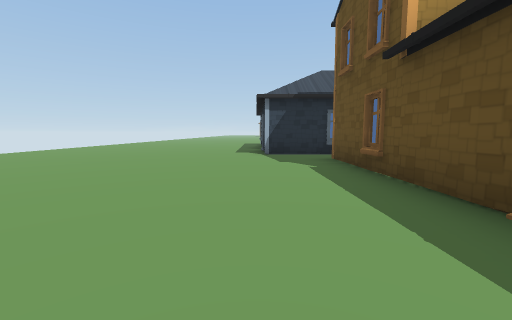
view 1 (above)

15 first-person views from a walk through a Unity game level. The camera is 1.2 m above the floor, tilts 6° down and sees 90° across. Doors are open. The floor is counted in squares, 2 m on a side. Each view is taken from the middle of a square. On the plan, view 1 faces up. The plan holds only what a view shows up to about 9 squares ahead; the rest is blank. The place goes on beyond the plan. The player is left out.

view 2
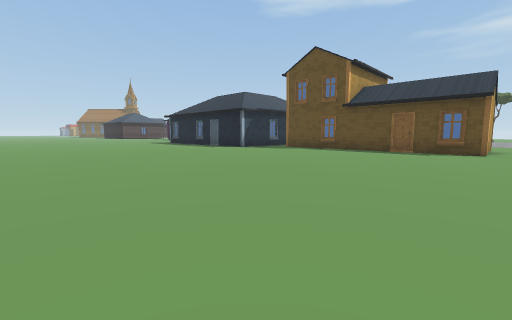

view 3
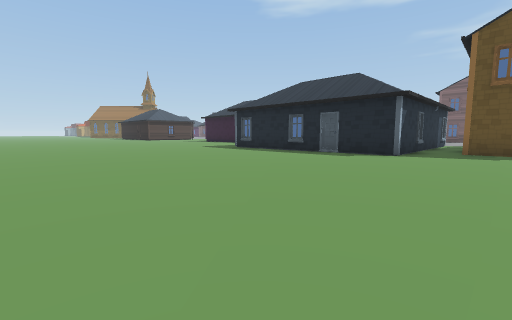

view 4
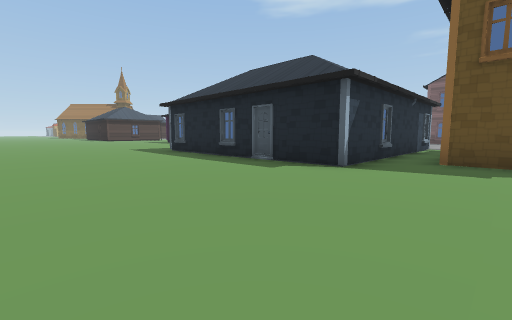

view 5
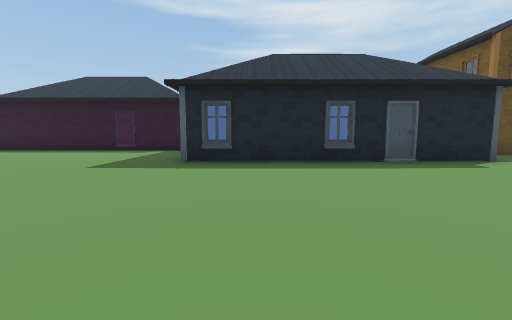

view 6
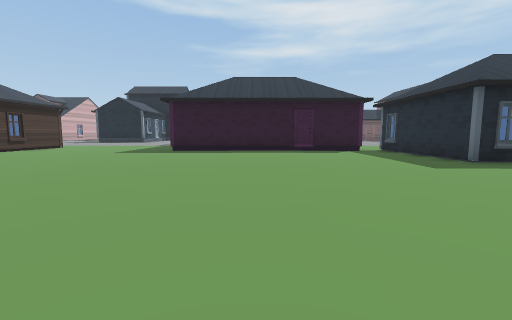

view 7
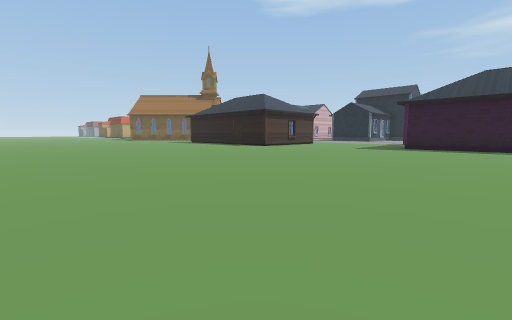

view 8
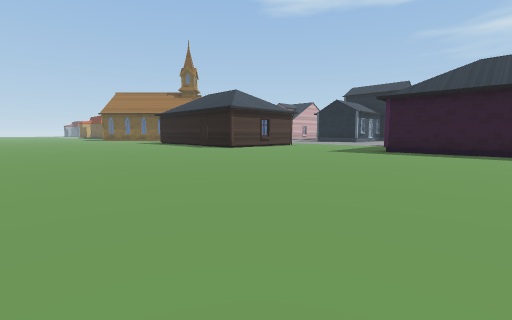

view 9
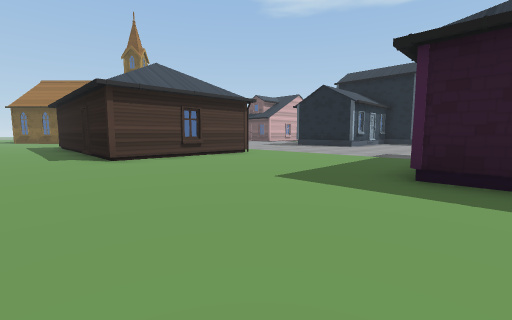

view 10
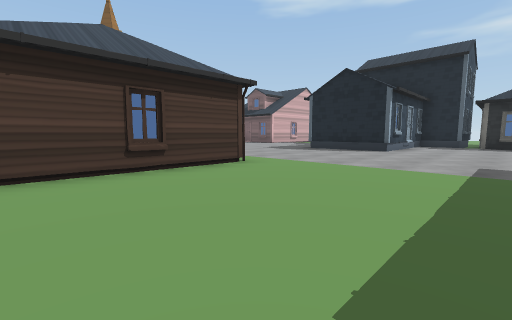

view 11
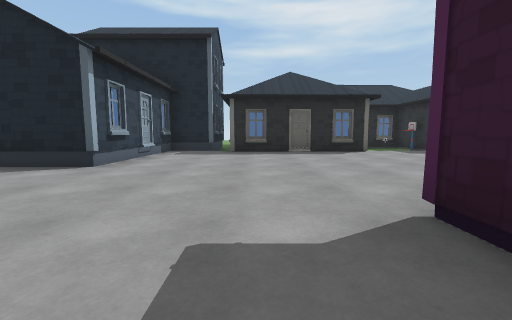

view 12
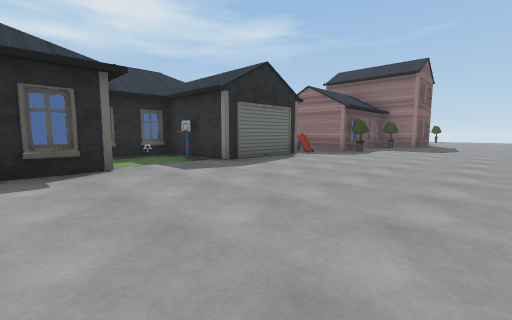

view 13
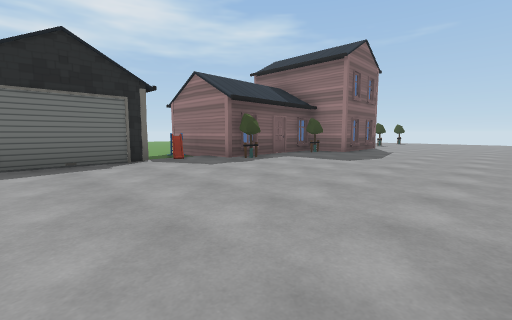

view 14
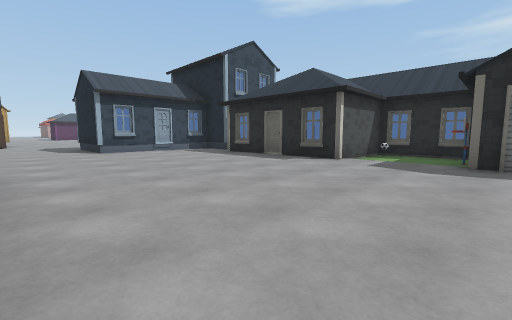

view 15
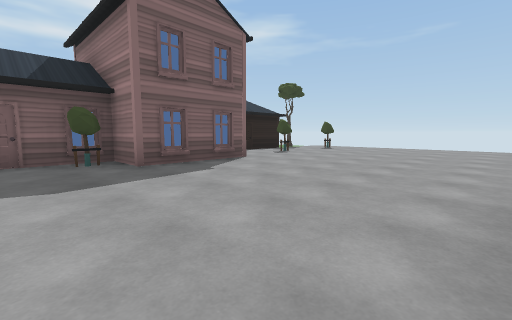

### Floor plan
Key: @ floor where view 1 was taken; # wall or solid block; x gap in a wall; . floor; / step, stairs or slope; H house; T tree; O other object.
Columns run from 7 left of view 1 to 16 right of it. Each row starts with its distance up from view 1.
 26 .........##H#/...#
 25 ............./...#####
 24 ............./.......#
 23 ............./........xH
 22 ............./.......#
 21 ...........#  #......#
 20 ...........#   ......#
 19 ...........#   ......###
 18 ...........#   ......O #
 17 .. ........#   .......OH
 16 .. ........#   ......###
 15 ...........#   ......#
 14 ............  H......#
 13 ........###H   ......#..
 12 ........       .....T##.
 11 ........       .....##
 10 ........      ......#
  9 ........      .....T#
  8 ........      .....##
  7 ........######.....#
  6 .........#    .....H
  5 .........#    ......
  4 .........H    .......
  3 .........#     ....T.
  2 .........#    ......
  1 .........#    .....
  0 .......@.#     ...
 -1 ..........     //

Positions as (right, up) in squares from view 1, and headings:
1: (0, 0), facing up
2: (-7, -1), facing up-right
3: (-7, 5), facing up-right
4: (-4, 5), facing up-right
5: (-5, 12), facing right
6: (-5, 18), facing right
7: (-7, 18), facing up-right
8: (-5, 18), facing up-right
9: (0, 20), facing up-right
10: (2, 22), facing up-right
11: (6, 22), facing right
12: (9, 20), facing down-right
13: (8, 16), facing down-right
14: (8, 16), facing up-right
15: (7, 10), facing down-right
